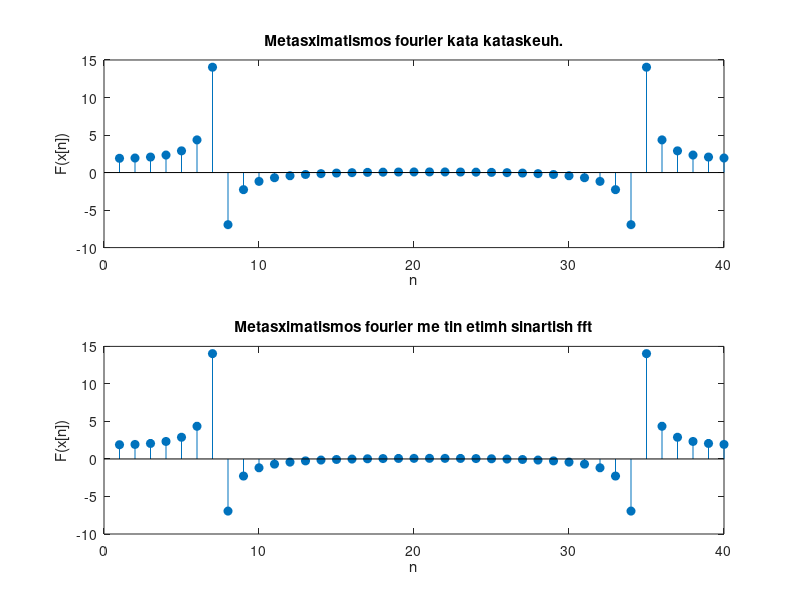
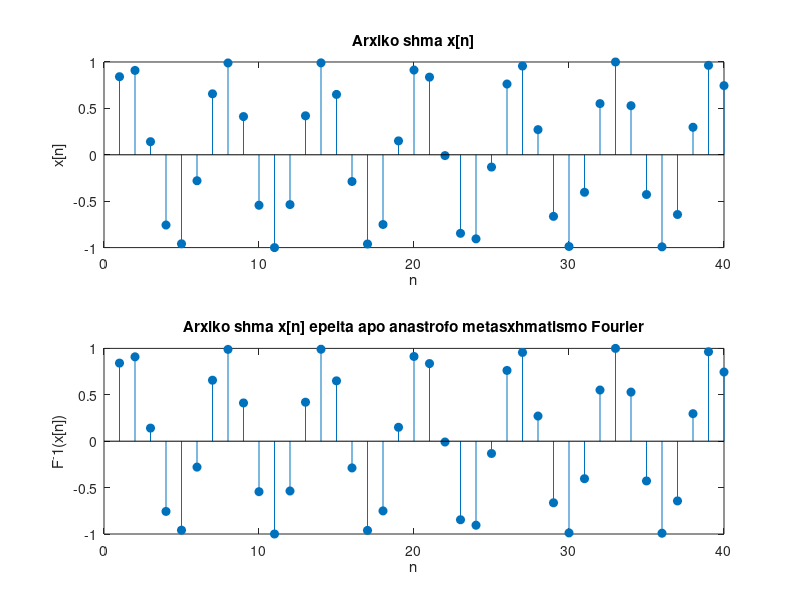

These figures' MATLAB source, in order:

%% ASKHSH 2 
%% Erwthma a)
clear all;
n=[1:40];
x=sin(n);
 N=length(n);

 
 
for k=0:N-1
for n=0:N-1
X1(n+1)=x(n+1).*exp(-j*2*pi*n*k/N);
end
X(k+1)=sum(X1);
end

n=1:40;%%Xronos pou orizetai to shma
figure(1);
subplot(2,1,1)
stem(n,X,'filled')
 title('Metasximatismos fourier kata kataskeuh.');
 xlabel('n');
 ylabel('F(x[n])');

 Z=fft(x);  % Elenxoume an ta apotelesmata mas sumpiptoun me thn etoimh sinarthsh matlab
 
 subplot(2,1,2)
 stem(n,Z,'filled') 
 title('Metasximatismos fourier me tin etimh sinartish fft');
  xlabel('n');
 ylabel('F(x[n])');

 
 
 
 %% erwthma b)

 for n=0:N-1
     for k=0:N-1
         Xn1(k+1)=Z(k+1)*exp(j*2*pi*n*k/N);
     end
         X1(n+1)=sum(Xn1);
 end
 for i=0:N-1
 X2(i+1)=X1(i+1)/N;
 end
   
   n=1:40;
  figure(3);
  subplot(2,1,1);
 stem(n,x,'filled');
  title('Arxiko shma x[n]');
 xlabel('n');
 ylabel('x[n]');

subplot(2,1,2);
 stem(n,X2,'filled')
  title('Arxiko shma x[n] epeita apo anastrofo metasxhmatismo Fourier');
 xlabel('n');
 ylabel('F^-1(x[n])');

 


